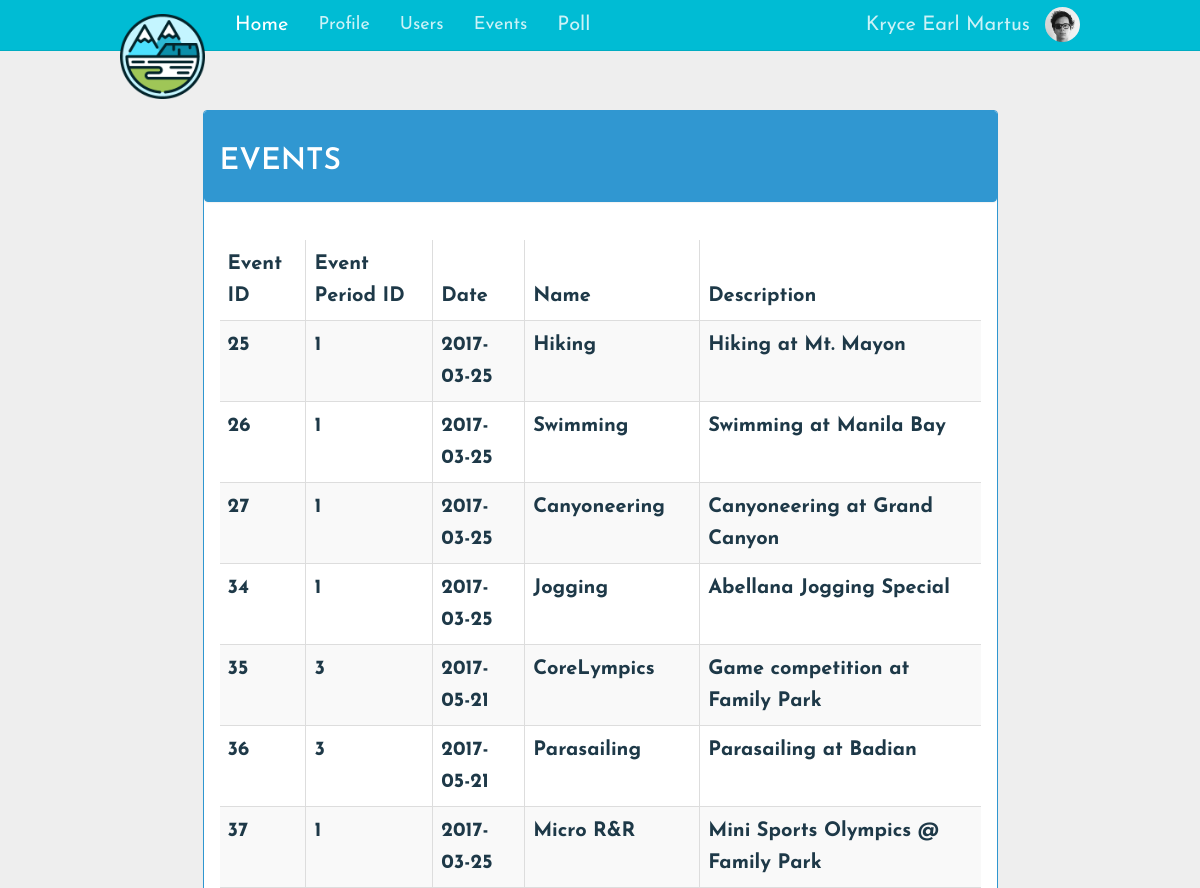
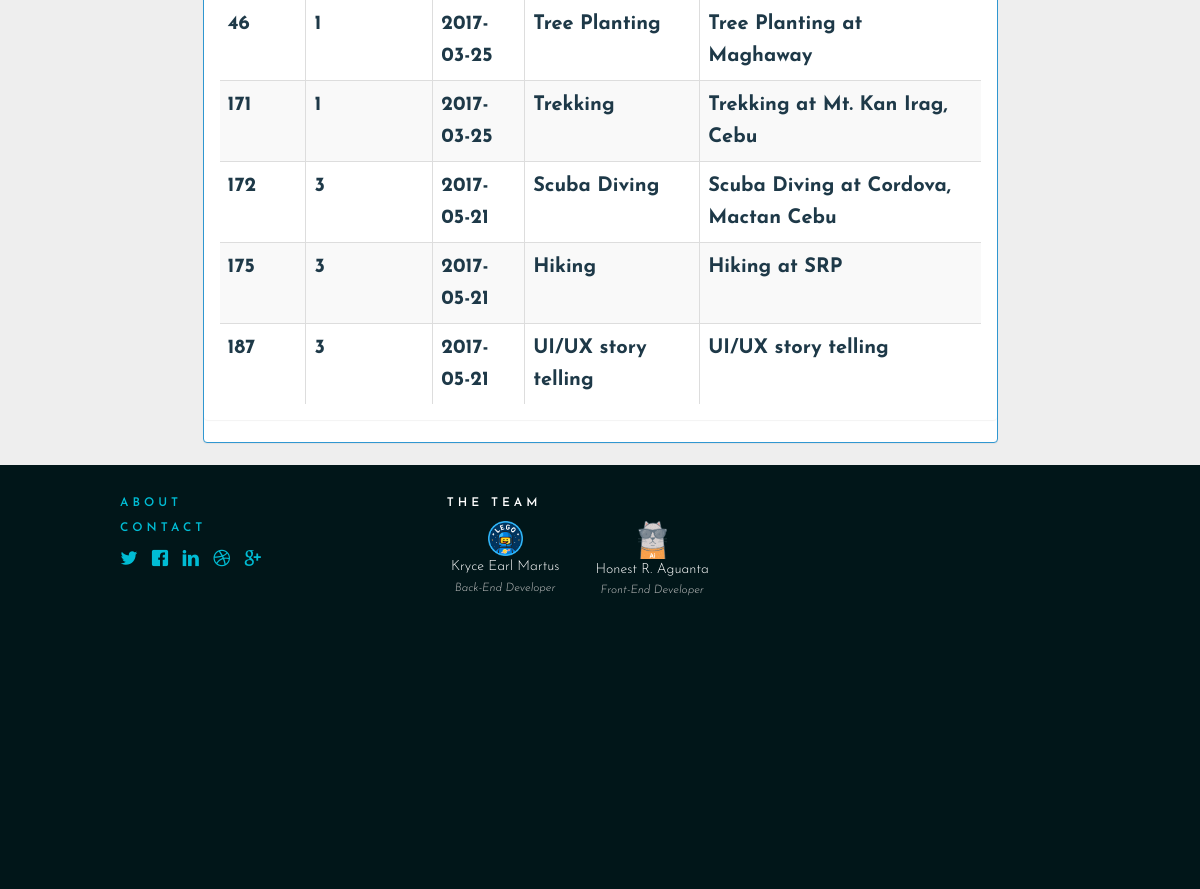
The app's page /Events.php (signed in), older data (2 pictures, top to bottom).
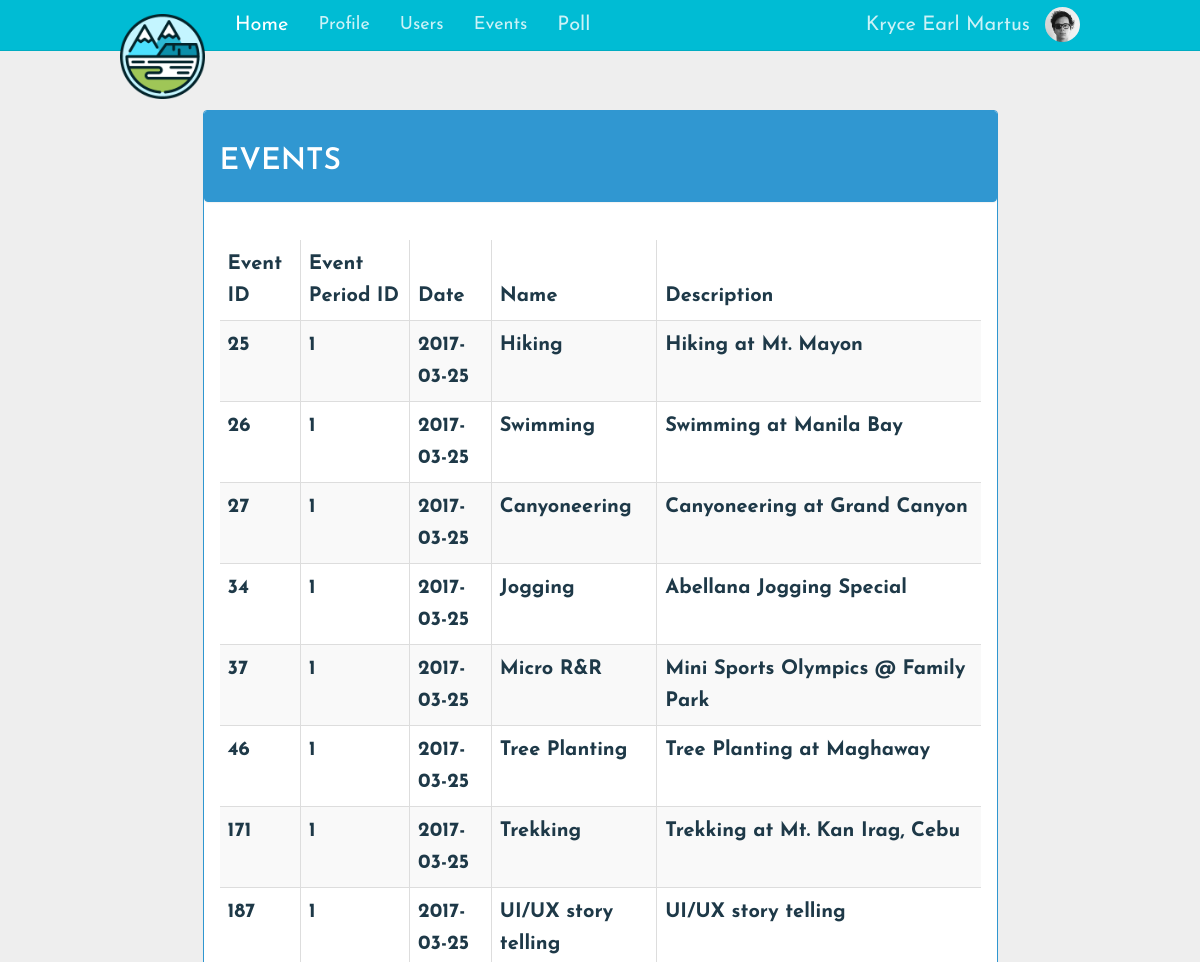
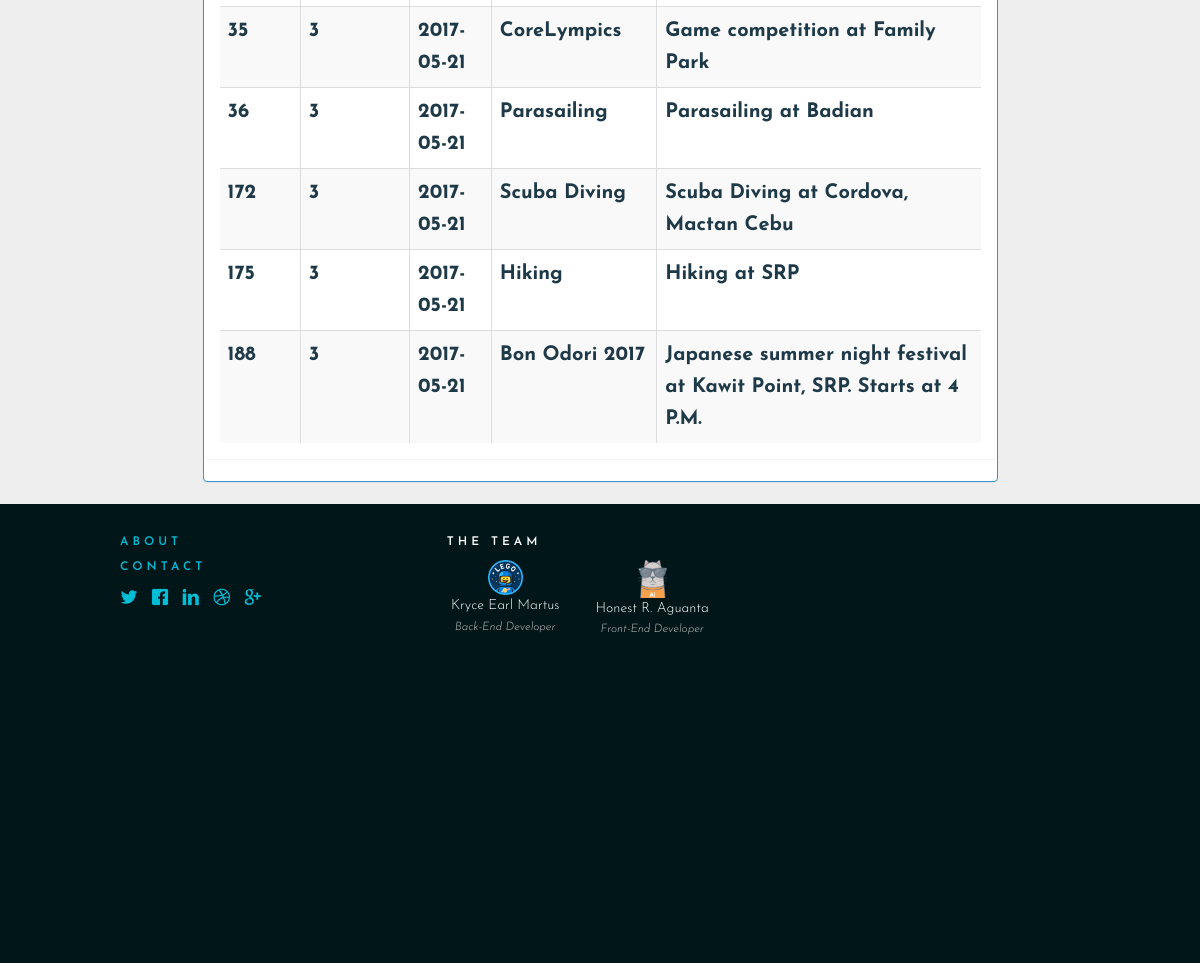
The same page, newer data (2 pictures, top to bottom).
### tables this page shows
CREATE TABLE `users` (
  `id` int(10) NOT NULL AUTO_INCREMENT COMMENT 'User ID',
  `user_type_id` int(10) DEFAULT NULL,
  `status_id` int(10) DEFAULT NULL,
  `first_name` varchar(255) DEFAULT NULL,
  `username` varchar(255) DEFAULT NULL,
  `password` varchar(255) DEFAULT NULL,
  `last_name` varchar(255) DEFAULT NULL,
  `middle_name` varchar(255) DEFAULT NULL,
  `profile_picture` text,
  PRIMARY KEY (`id`),
  KEY `user_type_id` (`user_type_id`),
  KEY `status_id` (`status_id`),
  CONSTRAINT `users_ibfk_1` FOREIGN KEY (`user_type_id`) REFERENCES `user_type` (`user_type_id`),
  CONSTRAINT `users_ibfk_2` FOREIGN KEY (`status_id`) REFERENCES `user_status` (`status_id`)
);

CREATE TABLE `events` (
  `event_id` int(10) NOT NULL AUTO_INCREMENT,
  `evp_id` int(10) DEFAULT NULL,
  `name` varchar(255) DEFAULT NULL,
  `description` varchar(255) DEFAULT NULL,
  `location` text,
  `image` text,
  `isApproved` tinyint(4) DEFAULT NULL,
  PRIMARY KEY (`event_id`),
  KEY `evp_id` (`evp_id`),
  CONSTRAINT `events_ibfk_1` FOREIGN KEY (`evp_id`) REFERENCES `event_voting_period` (`evp_id`)
);

CREATE TABLE `event_voting_period` (
  `evp_id` int(10) NOT NULL AUTO_INCREMENT,
  `user_id` int(10) DEFAULT NULL,
  `event_status_id` int(10) DEFAULT NULL,
  `start_date` date DEFAULT NULL,
  `end_date` date DEFAULT NULL,
  `start_event_date` date DEFAULT NULL,
  `end_event_date` date DEFAULT NULL,
  PRIMARY KEY (`evp_id`),
  KEY `user_id` (`user_id`),
  KEY `event_status_id` (`event_status_id`),
  CONSTRAINT `event_voting_period_ibfk_1` FOREIGN KEY (`user_id`) REFERENCES `users` (`id`),
  CONSTRAINT `event_voting_period_ibfk_2` FOREIGN KEY (`event_status_id`) REFERENCES `event_status` (`event_status_id`)
);

### session.php (called while the page is built, shortened)
 <?php
if(!empty($_SESSION['user_id']))
{
$user_type=$_SESSION['user_type_id'];
include('class/userClass.php');
}
?>

### class/userClass.php (called while the page is built, shortened)
<?php
class userClass
{
  public function getUser($id)
  {
   try {
    $db = getDB();
    $st = $db->prepare("SELECT * FROM users WHERE id=:id");
    $st->bindParam("id", $id,PDO::PARAM_STR);
    $st->execute();
    $count=$st->rowCount();
    if($count)
    {
      $data = $st->fetch();
      return $data;
    }
    else
      return false;
  } catch (PDOException $e) {
  }
}
}
?>

### class/eventClass.php (called while the page is built, shortened)
<?php
class eventClass
{
	public function getAllEvents()
	{
		try {
			$db = getDB();
			$st = $db->prepare("SELECT DISTINCT event_id, events.`evp_id`, start_event_date, name, description,image, isApproved
				FROM EVENTS, event_voting_period
				WHERE events.`evp_id`=event_voting_period.`evp_id`");
			$st->execute();
			$data=$st->fetchAll();
		} catch (PDOException $e) {
		}
		return $data;
	}
}
?>

### views/menubar/event.php (the view)
<?php
require_once'views/layouts/header.php';
require_once'views/layouts/nav.php';
include('class/eventClass.php');
$eventClass = new eventClass();
$events = $eventClass->getAllEvents();
?>
<div class="container p-t-lg">
	<div class="row">
		<div class="col col-md-10 col-md-offset-1">
			<div class="panel panel-primary">
				<div class="panel panel-heading">
					<h2>EVENTS</h2>
				</div>
				<div class="panel panel-body">
					<table id="event-data" class="table table-striped table-bordered dt-responsive nowrap" cellspacing="0" width="100%">
						<thead>
							<tr>
								<th>Event ID</th>
								<th>Event Period ID</th>
								<th>Date</th>
								<th>Name</th>
								<th>Description</th>
							</tr>
						</thead>
						<tbody>
							<?php foreach( $events as $event)
							{ ?>
							<tr>
								<th><?php echo $event['event_id'];?></th>
								<th><?php echo $event['evp_id']; ?></th>
								<th><?php echo $event['start_event_date']; ?></th>
								<th><?php echo $event['name']; ?></th>
								<th><?php echo $event['description']; ?></th>
							</tr>
							<?php } ?>
						</tbody>
					</table>
				</div>
			</div>
		</div>
	</div>
</div>
<?php
require_once 'views/layouts/footer.php';
?>

### Events.php (shortened to what this page needs)
<?php
include('session.php');
if ($user_type==1) {
include('views/menubar/event.php');
}
else
{
header("location: Forbidden.php");
}
?>

### views/layouts/header.php (shortened to what this page needs)
<!DOCTYPE html>
<html lang="en">
<head>
  <link rel="stylesheet" href="https://maxcdn.bootstrapcdn.com/font-awesome/4.6.1/css/font-awesome.min.css">
  <link rel="stylesheet" href="https://cdnjs.cloudflare.com/ajax/libs/font-awesome/4.7.0/css/
  font-awesome.min.css">
	<link href="assets/css/toolkit.css" rel="stylesheet">
  <link rel="stylesheet" href="assets/css/todolist.css">
  <link rel="stylesheet" href="sample/sample.css">
  <link rel="stylesheet" href="https://cdn.datatables.net/1.10.14/css/jquery.dataTables.min.css">
  <link href="assets/css/custom.css" rel="stylesheet">
  <link href="assets/css/application.css" rel="stylesheet">
    <link rel="stylesheet" href="assets/css/admin.css">
      <link rel="stylesheet" href="assets/css/polls.css">
  <link rel="stylesheet" href="assets/src/bootstrap-tagsinput.css">
  <link rel="stylesheet" type="text/css" href="//cdn.jsdelivr.net/bootstrap.daterangepicker/2/daterangepicker.css" />
</head>
<body class="with-top-navbar">

### views/layouts/nav.php (shortened to what this page needs)
<?php
	$uname = $userClass->getUser($session_uid);
	$nav_picture=$userClass->getUser($session_uid)["profile_picture"];
?>
<nav class="navbar navbar-inverse navbar-fixed-top app-navbar">
	<div class="container">
		<div class="navbar-header">
			<a class="navbar-brand" href="index.php">
				<img class="brand" src="assets/img/mountain1.png" alt="logo">
			</a>
		</div>
		<div class="navbar-collapse collapse" id="navbar-collapse-main">
			<ul class="nav navbar-nav hidden-xs">
				<li class="active">
					<a href="home.php">Home</a>
				</li>
				<li class="dropdown">
         		   <a class="dropbtn" href="Profile.php">Profile</a>
        		</li>
        		<?php if($user_type==1)
        		{?>
				<li class="dropdown">
         		   <a class="dropbtn" href="users.php">Users</a>
        		</li>
				<li class="dropdown">
					<a class="dropbtn" href="Events.php">Events</a>
				</li>
				<?php } ?>
				<li>
					<a href="eventPoll.php">Poll</a>
				</li>
			</ul>
			<ul class="nav navbar-nav navbar-right m-r-0 hidden-xs">
				<li >
					<a href="Profile.php"><?php echo $uname['first_name'] . " " .$uname['last_name']?></a>
				</li>
				<li>
					<button class="btn btn-default navbar-btn navbar-btn-avitar" data-toggle="popover">
						<img class="img-circle" src="assets/img/users/<?php echo $nav_picture ?>">
					</button>
				</li>
			</ul>
		</div>
	</div>
</nav>

### views/layouts/footer.php (shortened to what this page needs)
  <footer class="footer" >
    <div class="container">
      <div class="row">
          <div class="col-md-6">
            <a href="#" style="text-decoration: none;"><h5 class="title">About</h5></a>
            <a href="#" style="text-decoration: none;"><h5 class="title">Contact</h5></a>
            <a href=""><span class="icon icon-twitter"></span></a> &nbsp;
            <a href=""><span class="icon icon-facebook"></span></a> &nbsp;
            <a href=""><span class="icon icon-linkedin"></span></a> &nbsp;
            <a href=""><span class="icon icon-dribbble"></span></a> &nbsp;
            <a href=""><span class="icon icon-google-plus"></span></a>
          </div>
          <div class="col-md-6">
            <h5 class="title">the team</h5>
              <div class="row">
                <div class="col-md-3">
                  <a href="https://github.com/kemezike">
                    <img src="assets/img/team1.png" style="width: 30%;">
                  </a>
                  <p style="margin:0;">Kryce Earl Martus</p>
                  <p style="color:silver; font-size:smaller;">
                    <i>Back-End Developer</i>
                  </p>
                </div>
                <div class="col-md-3">
                  <a href="https://be-honest.github.io/portfolio/">
                    <img src="assets/img/cat.png" style="width: 25%;">
                  </a>
                  <p style="margin:0;">Honest R. Aguanta</p>
                  <p style="color:silver; font-size:smaller;">
                    <i>Front-End Developer</i>
                  </p>
                </div>
              </div>
           </div>
          <div class="col-md-6">
          </div>
    </div>
  </footer>
</body>
</html>

### assets/css/todolist.css (style rules this page uses)
body { margin: 0; min-width: 250px; }
* { box-sizing: border-box; }

### assets/css/custom.css (style rules this page uses)
html { height: 100%; }
body { font-family: 'Josefin Sans', sans-serif; font-size: 20px; }
.btn { font-size: 18px; }
a { color: #00BCD4; }
.app-navvar, .form-control:focus, { color: #000; background-color: #fff; box-shadow: none; border-color: #00BCD4; }
.navbar-inverse { background-color: #00BCD4!important; border-color: #00ACC1 !important; }
.dropbtn { background-color: #00BCD4; color: white; padding: 16px; font-size: 18px; border: none; cursor: pointer; }
.dropdown { position: relative; display: inline-block; }
.footer { position: absolute; display: block; width: 100%; height: 24%; background-color: rgb(1, 22, 25); color: #fff; font-size: 14px; }
.footer .container { margin-top: 20px; }
footer .title { text-transform: uppercase; font-size: 12px; letter-spacing: 4px; }
.col-md-6 { width: 33%; }
.col-md-3 { width: 45%; text-align: center; }
.col-md-6 .icon { font-size: 18px; }

### assets/css/application.css (style rules this page uses)
.app-navbar { font-weight: 400; -webkit-font-smoothing: antialiased; }
.app-navbar .navbar-brand img { width: 85px; }
.app-navbar .navbar-collapse { max-height: inherit; }
.app-navbar .navbar-collapse:after { height: 100vh; }
@media (min-width: 768px) { .app-navbar .navbar-collapse:after { height: auto; } }

### assets/css/admin.css (style rules this page uses)
body { background-color: #eee; }

### assets/css/polls.css (style rules this page uses)
body { background-color: #eee; }

Row changes from the older to the newer data that the page shows:
changed events "UI/UX story telling": evp "3" → "1"; evp.start_event_date "2017-05-21" → "2017-03-25"; moves up the list
changed events "CoreLympics": moves down the list
shown differently, row unchanged: events "Parasailing": moves down the list
added events: event_id "188", evp "3", evp.start_event_date "2017-05-21", name "Bon Odori 2017", description "Japanese summer night festival at Kawit Point, SRP. Starts at 4 P.M."
